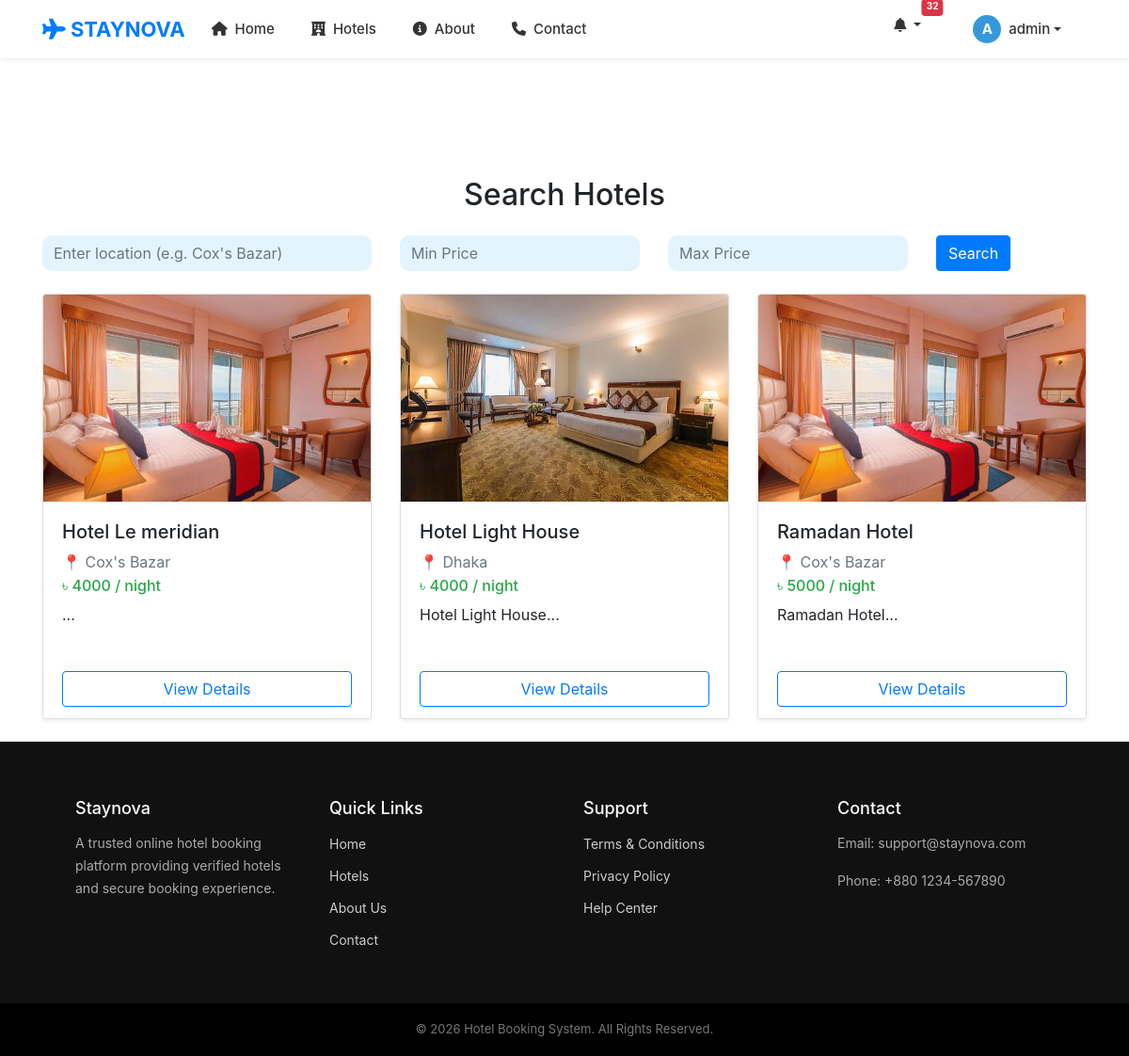
Page /hotel/hotel_list.php (signed in) on the committed database.
### tables this page shows
CREATE TABLE `hotels` (
  `id` int(11) NOT NULL,
  `hotel_name` varchar(200) DEFAULT NULL,
  `location` varchar(200) DEFAULT NULL,
  `price` int(11) DEFAULT NULL,
  `description` text DEFAULT NULL,
  `image` varchar(255) DEFAULT NULL,
  `status` enum('pending','approved','off','rejected') DEFAULT 'pending',
  `owner_id` int(11) DEFAULT NULL,
  `rooms` int(11) DEFAULT 1,
  `capacity` int(11) DEFAULT 2
);

### hotel/hotel_list.php (the view, shortened to what this page needs)
<?php
include "../header.php";
$location = "";
$min_price = "";
$max_price = "";
$where = "WHERE status='approved'";
$sql = "SELECT * FROM hotels $where ORDER BY id DESC";
$result = mysqli_query($conn, $sql);
?>
<link rel="stylesheet" href="../style.css">
<div class="container mt-5">
    <h2 class="text-center mb-4">Search Hotels</h2>
    <form method="GET" class="row g-3 mb-4">
        <div class="col-md-4">
            <input type="text" name="location" value="<?php echo $location; ?>"
                   class="form-control" placeholder="Enter location (e.g. Cox's Bazar)">
        </div>
        <div class="col-md-3">
            <input type="number" name="min_price" value="<?php echo $min_price; ?>"
                   class="form-control" placeholder="Min Price">
        </div>
        <div class="col-md-3">
            <input type="number" name="max_price" value="<?php echo $max_price; ?>"
                   class="form-control" placeholder="Max Price">
        </div>
        <div class="col-md-2 d-grid">
            <button type="submit" name="search" class="btn btn-primary">
                Search
            </button>
        </div>
    </form>
    <div class="row">
        <?php if (mysqli_num_rows($result) > 0): ?>
            <?php while ($row = mysqli_fetch_assoc($result)): ?>
                <div class="col-md-4 mb-4">
                    <div class="card shadow-sm h-100">
                        <img src="../uploads/<?php echo $row['image']; ?>"
                             class="card-img-top"
                             style="height:220px; object-fit:cover;">
                        <div class="card-body">
                            <h5><?php echo $row['hotel_name']; ?></h5>
                            <p class="text-muted mb-1">
                                📍 <?php echo $row['location']; ?>
                            </p>
                            <h6 class="text-success">
                                ৳ <?php echo $row['price']; ?> / night
                            </h6>
                            <p>
                                <?php echo substr($row['description'], 0, 70); ?>...
                            </p>
                        </div>
                        <div class="card-footer bg-white border-0">
                            <a href="hotel_details.php?id=<?php echo $row['id']; ?>"
                               class="btn btn-outline-primary w-100">
                                View Details
                            </a>
                        </div>
                    </div>
                </div>
            <?php endwhile; ?>
        <?php else: ?>
            <p class="text-center text-danger">No hotels found</p>
        <?php endif; ?>
    </div>
</div>
<?php include "../footer.php"; ?>

### style.css (style rules this page uses)
.form-control { background: #e3f4ff; border-radius: 10px; border: none; }

### rows in the picture
hotels: image (picture), hotel_name "Hotel Le meridian", location "Cox's Bazar", price "4000"
hotels: image (picture), hotel_name "Hotel Light House", location "Dhaka", price "4000", description "Hotel Light House"
hotels: image (picture), hotel_name "Ramadan Hotel", location "Cox's Bazar", price "5000", description "Ramadan Hotel"

### other values in the picture
$unread_count "32"
substr($_SESSION['name'], 0, 1) "A"
$_SESSION['name'] "admin"
